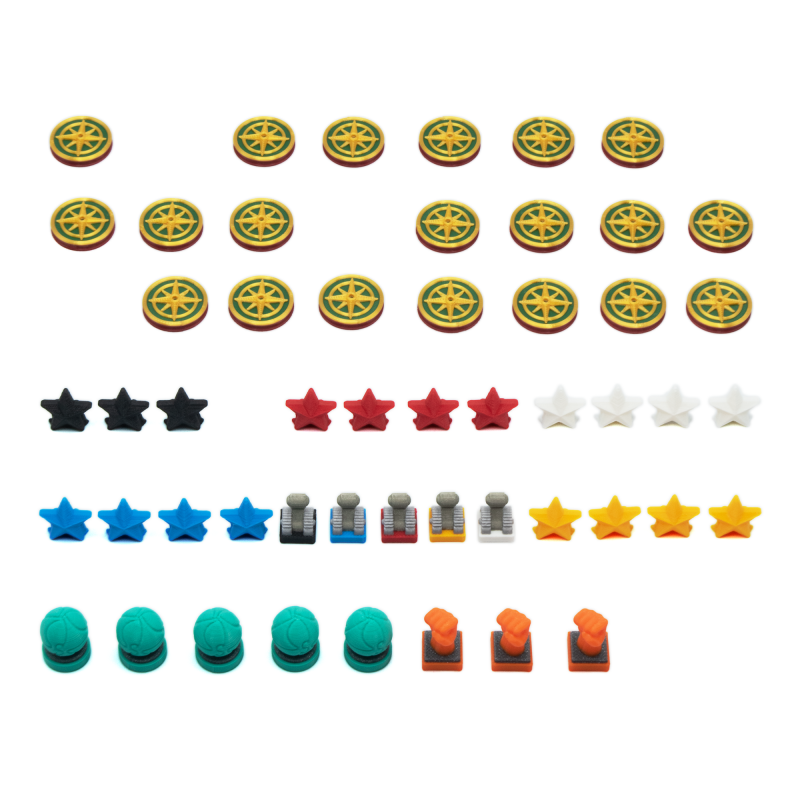
#> input picture image_segmentation/images/img-1_missing.png, 800 x 800 px, found by its file name; its folder holds only this picture in this run
$ python black_and_white.py --input ../images/img-1_missing.png --output out.png
#> lines starting #> are read from the running program, lines starting #| are printed output that depends on the picture; after the words box and inside, x2 and y2 are one past the last pixel; in counts of white or black regions, pixels touching at a corner belong together
import argparse

import cv2
import numpy as np
from PIL import Image


def binarize_image(img_path, target_path, threshold):
    """Binarize an image."""
#> called with img_path = '../images/img-1_missing.png', target_path = 'helpers\\images\\out.png', threshold = 200
    image_file = Image.open("helpers\\images\\" + img_path)
#> image_file is the input picture: PIL image 800x800 RGB; mean R, G, B 234.1, 233.7, 225.9
    image = image_file.convert('L')  # convert image to monochrome
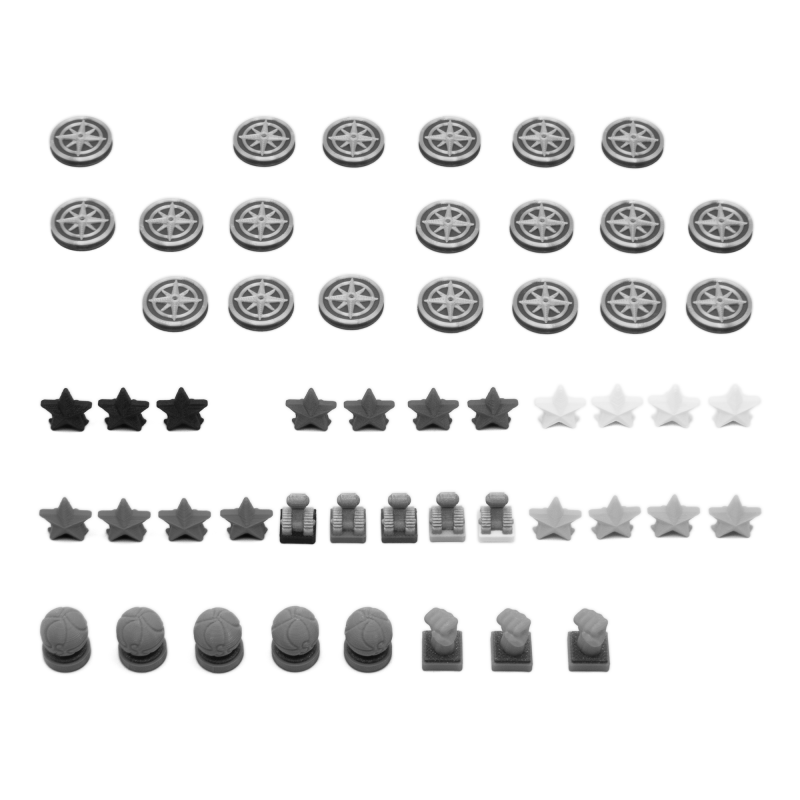
#> image: PIL image 800x800 L; min 7, max 255, mean 232.9
    image = np.array(image)
    image = binarize_array(image, threshold)
    cv2.imwrite(target_path, image)


def binarize_array(numpy_array, threshold=200):
    """Binarize a numpy array."""
#> called with threshold = 200
    for i in range(len(numpy_array)):
        for j in range(len(numpy_array[0])):
            if numpy_array[i][j] > threshold:
                numpy_array[i][j] = 255
            else:
                numpy_array[i][j] = 0
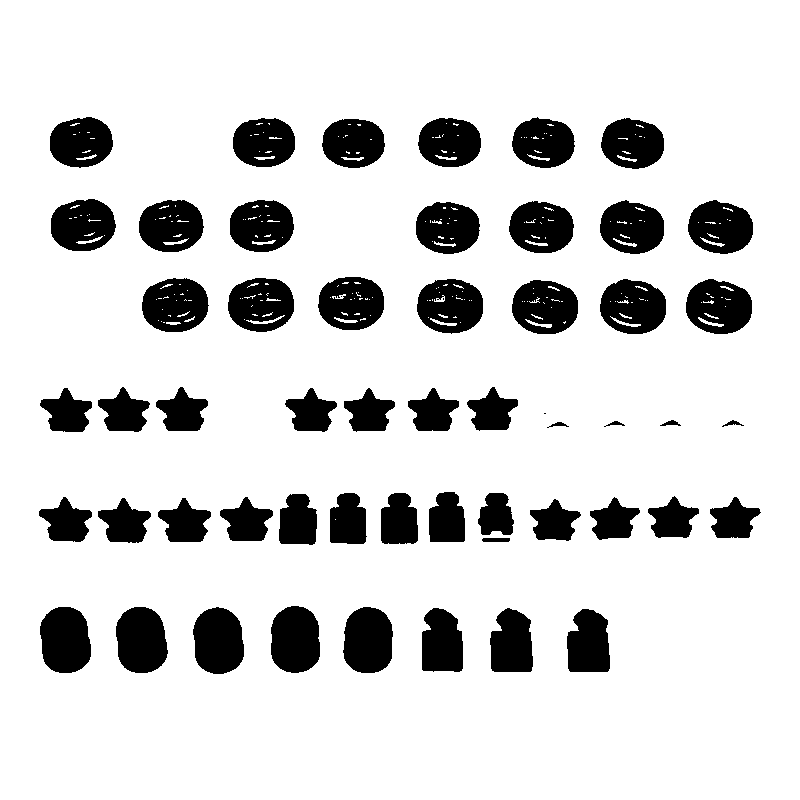
#> numpy_array: shape (800, 800); 84.3% white; 56 black regions (3 under 20 px), largest, box (x1, y1, x2, y2) and area: (116, 607, 168, 673) 2783, (40, 607, 91, 673) 2765, (193, 607, 244, 674) 2762
    return numpy_array


if __name__ == "__main__":
    parser = argparse.ArgumentParser(description="Binarize an image",
                                     formatter_class=argparse.ArgumentDefaultsHelpFormatter)
    parser.add_argument("-i", "--input", dest="input", help="read this file", metavar="FILE", required=True)
    parser.add_argument("-o", "--output", dest="output", help="write binarized file here", metavar="FILE",
                        required=True)
    parser.add_argument("--threshold", dest="threshold", default=200, type=int, help="Threshold when to show white")
    args = parser.parse_args()

    binarize_image(args.input, "helpers\\images\\" + args.output, args.threshold)
